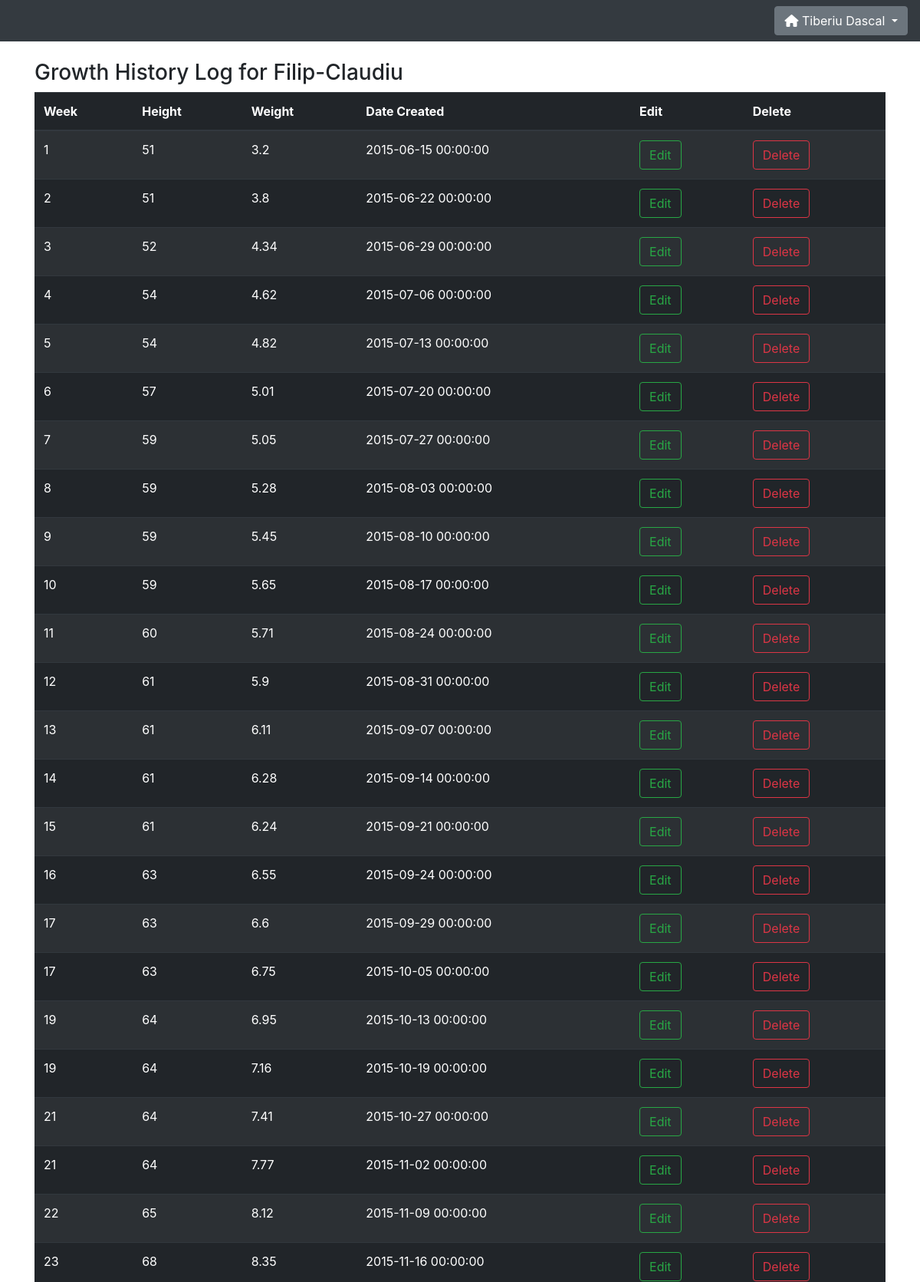
Page /child_history?child=1 (signed in, upper part) on the committed database.
### website/models.py (models this page shows)
class User(db.Model,UserMixin):
    id = db.Column(db.Integer, primary_key=True)
    u_name = db.Column(db.String(20), unique=True)
    u_fname = db.Column(db.String(50))
    u_lname = db.Column(db.String(50))
    u_email = db.Column(db.String(150), unique=True)
    u_password = db.Column(db.String(150))
    u_type = db.Column(db.String(5))
    u_date_created = db.Column(db.DateTime(timezone=True), default=func.now())
    u_last_login = db.Column(db.DateTime(timezone=False), default=func.now())
    u_last_ip = db.Column(db.String(15))
    kids = db.relationship('Child')

class Child(db.Model):
    id = db.Column(db.Integer, primary_key=True)
    c_first_name = db.Column(db.String(50))
    c_last_name = db.Column(db.String(50))
    c_birth_date = db.Column(db.Date())
    c_gender = db.Column(db.String(6))
    c_height = db.Column(db.Integer)
    c_weight = db.Column(db.Float(precision='3,2'))
    c_parent_id = db.Column(db.Integer, db.ForeignKey('user.id'))
    history = db.relationship('History')

class History(db.Model):
    id = db.Column(db.Integer, primary_key=True)
    week = db.Column(db.Integer)
    child_height = db.Column(db.Integer)
    child_weight = db.Column(db.Float(precision='3,2'))
    date_created = db.Column(db.DateTime(timezone=True), default=func.now())
    child_id = db.Column(db.ForeignKey('child.id'))

### website/views.py (the view)
@views.route('/child_history', methods=['GET','POST'])
@login_required
def child_history():
    user = current_user
    child = Child.query.get(request.args.get('child'))
    if child == None:
        flash('Child does not exist', category='error')
        return redirect(url_for('views.home'))
    elif child.c_parent_id != user.id:
        flash('This child is not yours', category='error')
        return redirect(url_for('views.home'))
    else:
        pass
    return render_template('child_history.html', user=user, child=child)

### website/__init__.py (called while the page is built)
def create_app():
    app = Flask(__name__)
    app.config['SECRET_KEY'] = 'mySuperSecretKey'
    app.config['SQLALCHEMY_DATABASE_URI'] = f'sqlite:///../DB/{DB_NAME}'
    app.config['SQLALCHEMY_TRACK_MODIFICATIONS'] = False
    db.init_app(app)
    from .views import views
    from .auth import auth
    app.register_blueprint(views, url_prefix='/')
    app.register_blueprint(auth, url_prefix='/')
    from .models import User, Child, History
    create_database(app)
    login_manager = LoginManager()
    login_manager.login_view = 'auth.login'
    login_manager.init_app(app)
    @login_manager.user_loader
    def load_user(id):
        return User.query.get(int(id))
    return app

### website/templates/child_history.html
{% extends "base.html" %}{% block title %}BGMA::Child History{% endblock %}
{% block content %}
<h3>Growth History Log for {{child.c_first_name}} </h3>
<div>
    <table class="table table-striped table-dark">
        <thead class="thead-dark">
          <tr>
            <th scope="col">Week</th>
            <th scope="col">Height</th>
            <th scope="col">Weight</th>
            <th scope="col">Date Created</th>
            <th scope="col">Edit</th>
            <th scope="col">Delete</th>
          </tr>
        </thead>
        <tbody>
            {% for hist in child.history %}
            <tr>
                <td>{{ hist.week }}</td>
                <td>{{ hist.child_height }}</td>
                <td>{{ hist.child_weight }}</td>
                <td>{{ hist.date_created }}</td>
                <td><a href="/edit_history_entry?h_id={{hist.id}}" type=button class="btn btn-outline-success">Edit</a></td>
                <td><button type=button class="btn btn-outline-danger">Delete</td>
            </tr>
            {% endfor %}
        </tbody>
    </table>
</div>
{% endblock %}

### website/templates/base.html (shortened to what this page needs)
<!DOCTYPE html>
<html>
    <head>
        <link
            rel="stylesheet"
            href="https://stackpath.bootstrapcdn.com/bootstrap/4.4.1/css/bootstrap.min.css"
        />
        <link
            rel="stylesheet"
            href="https://stackpath.bootstrapcdn.com/font-awesome/4.7.0/css/font-awesome.min.css"
        />
        <link
            href="https://cdn.bokeh.org/bokeh/release/bokeh-2.0.1.min.css"
            rel="stylesheet" type="text/css"
        />
        <link rel="stylesheet" href="https://stackpath.bootstrapcdn.com/bootstrap/4.1.3/css/bootstrap.min.css">
    </head>
    <body>
        <nav class="navbar navbar-expand-lg navbar-dark bg-dark">
            <div class="collapse navbar-collapse justify-content-end" id="navbar">
                <div class="navbar-nav">
                    {% if user.is_authenticated %}
                    <ul class="navbar-nav">
                        <div class="dropdown">
                            <button class="btn btn-secondary dropdown-toggle" type="button" id="dropdownMenu2" data-toggle="dropdown" aria-haspopup="true" aria-expanded="false">
                                <span><i class="fas fa-home"></i></span> {{ user.u_fname + " " + user.u_lname }}
                            </button>
                        </div>
                    </ul>
                    {% endif %}
                </div>
            </div>
        </nav>
        <br />
        <div class="container">
            {% block content %}
            {% endblock %}
        </div>
    </body>
</html>

### rows in the picture
User: u_fname+u_lname "Tiberiu Dascal"
Child: c_first_name "Filip-Claudiu"
History: week "1", child_height "51", child_weight "3.2", date_created "2015-06-15 00:00:00"
History: week "2", child_height "51", child_weight "3.8", date_created "2015-06-22 00:00:00"
History: week "3", child_height "52", child_weight "4.34", date_created "2015-06-29 00:00:00"
History: week "4", child_height "54", child_weight "4.62", date_created "2015-07-06 00:00:00"
History: week "5", child_height "54", child_weight "4.82", date_created "2015-07-13 00:00:00"
History: week "6", child_height "57", child_weight "5.01", date_created "2015-07-20 00:00:00"
History: week "7", child_height "59", child_weight "5.05", date_created "2015-07-27 00:00:00"
History: week "8", child_height "59", child_weight "5.28", date_created "2015-08-03 00:00:00"
History: week "9", child_height "59", child_weight "5.45", date_created "2015-08-10 00:00:00"
History: week "10", child_height "59", child_weight "5.65", date_created "2015-08-17 00:00:00"
History: week "11", child_height "60", child_weight "5.71", date_created "2015-08-24 00:00:00"
History: week "12", child_height "61", child_weight "5.9", date_created "2015-08-31 00:00:00"
History: week "13", child_height "61", child_weight "6.11", date_created "2015-09-07 00:00:00"
History: week "14", child_height "61", child_weight "6.28", date_created "2015-09-14 00:00:00"
History: week "15", child_height "61", child_weight "6.24", date_created "2015-09-21 00:00:00"
History: week "16", child_height "63", child_weight "6.55", date_created "2015-09-24 00:00:00"
History: week "17", child_height "63", child_weight "6.6", date_created "2015-09-29 00:00:00"
History: week "17", child_height "63", child_weight "6.75", date_created "2015-10-05 00:00:00"
History: week "19", child_height "64", child_weight "6.95", date_created "2015-10-13 00:00:00"
History: week "19", child_height "64", child_weight "7.16", date_created "2015-10-19 00:00:00"
History: week "21", child_height "64", child_weight "7.41", date_created "2015-10-27 00:00:00"
History: week "21", child_height "64", child_weight "7.77", date_created "2015-11-02 00:00:00"
History: week "22", child_height "65", child_weight "8.12", date_created "2015-11-09 00:00:00"
History: week "23", child_height "68", child_weight "8.35", date_created "2015-11-16 00:00:00"
